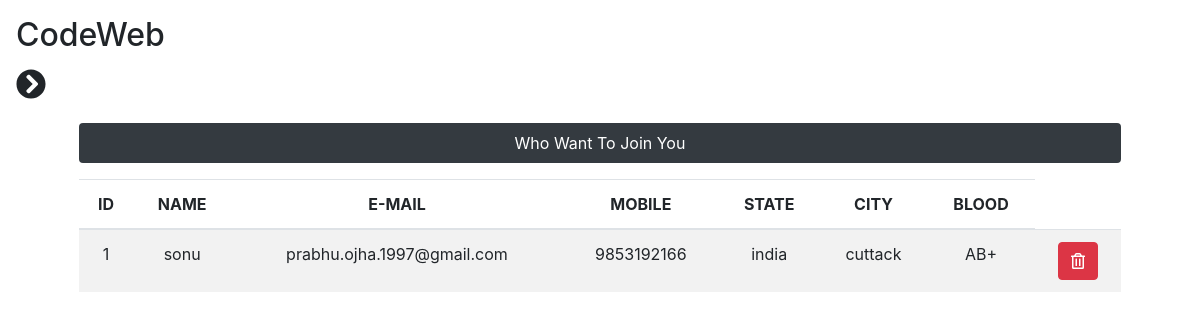
/admin/join.php (signed in), run on the app's committed database.
### tables this page shows
CREATE TABLE `join_us` (
  `id` int(255) NOT NULL,
  `name` varchar(100) NOT NULL,
  `email` varchar(100) NOT NULL,
  `mobile` bigint(20) NOT NULL,
  `state` varchar(100) NOT NULL,
  `city` varchar(100) NOT NULL,
  `blood` varchar(30) NOT NULL
);

### admin/join.php (the view, shortened to what this page needs)
<?php include('includs/header.php'); ?>
<div class="col-sm-12">
    <div class=" mx-5 my-3 text-center">
    <p class="bg-dark text-white text-center rounded py-2">Who Want To Join You</p>
    <?php
        $sql="SELECT * FROM join_us";
        $result=$conn->query($sql);
        if($result->num_rows>0)
        {
            echo '<table class="table table-striped">';
                echo '<thead>';
                    echo '<tr>';
                    echo '<th scope="col">ID</th>';
                    echo '<th scope="col">NAME</th>';
                    echo '<th scope="col">E-MAIL</th>';
                    echo '<th scope="col">MOBILE</th>';
                    echo '<th scope="col">STATE</th>';
                    echo '<th scope="col">CITY</th>';
                    echo '<th scope="col">BLOOD</th>';
                    echo '</tr>';
                echo '</thead>';
                while($row=$result->fetch_assoc())
                {
                echo '<tbody>';
                    echo '<tr>';
                    echo '<td>'.$row['id'].'</td>';
                    echo '<td>'.$row['name'].'</td>';
                    echo '<td>'.$row['email'].'</td>';
                    echo '<td>'.$row['mobile'].'</td>';
                    echo '<td>'.$row['state'].'</td>';
                    echo '<td>'.$row['city'].'</td>';
                    echo '<td>'.$row['blood'].'</td>';
                    echo '<td>';
                    echo '<form action="" method="post">';
                    echo '<button type="submit" name="Delete" class="btn btn-danger"><i class="far fa-trash-alt"></i></button>';
                    echo '</form>';
                    echo '</td>';
                    echo '</tr>';
                echo '</tbody>';
                }
            echo '</table>';
        }
        else
        {
            echo "0 result";
        }
    ?>
    </div>
</div>
<?php include('includs/footer.php'); ?>

### data on the page
join_us: id "1", name "sonu", email "prabhu.ojha.1997@gmail.com", mobile "9853192166", state "india", city "cuttack", blood "AB+"
